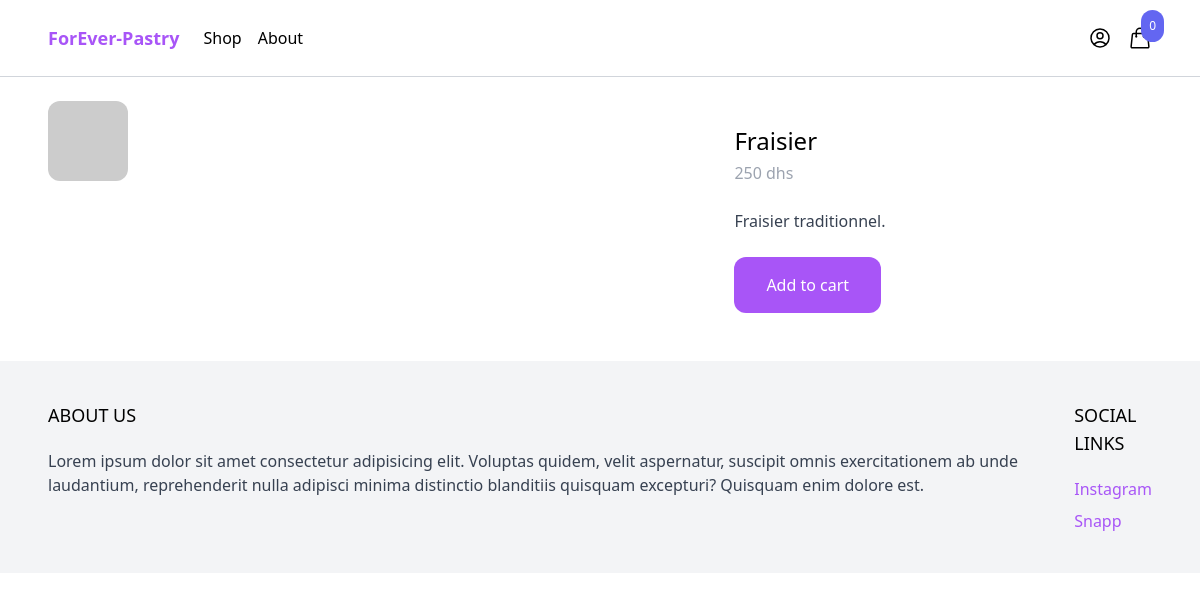
Screenshot of /shop/fraisier/ with the database file from the repository.
### product/models.py (models this page shows, shortened)
class Product(models.Model):
    category = models.ForeignKey(Category, related_name='products', on_delete=models.CASCADE)
    name = models.CharField(max_length=250)
    slug = models.SlugField()
    description = models.TextField(max_length=250, blank=True, null=True)
    price = models.IntegerField()
    created_at = models.DateTimeField(auto_now_add=True)
    image = models.ImageField(upload_to='uploads/', blank=True, null=True)
    thumbnail = models.ImageField(upload_to='uploads/', blank=True, null=True)
    class Meta:
        ordering = ('-created_at',)
    def get_display_price(self):
        return self.price

### product/views.py (the view)
# urls.py: path('shop/<slug:slug>/', product, name='product'),
def product(request, slug):
    product = get_object_or_404(Product, slug=slug)
    return render(request, 'product/product.html', {'product': product})

### cart/cart.py (called while the page is built)
    def __len__(self):
        return sum(item['quantity'] for item in self.cart.values())

### cart/context_processors.py (called while the page is built)
def cart(request):
    return {'cart': Cart(request)}

### product/templates/product/product.html (shortened to what this page needs)
{% extends 'core/base.html' %}
{% block content %}
    <div class="max-w-6xl mx-auto flex flex-wrap py-6 px-6 xl:px-0">
        <div class="images w-full mb-6 lg:mb-0 lg:w-3/5">
            <img
                class="rounded-xl"
                src="{% if product.image %}{{ product.image.url }} {% else %}https://via.placeholder.com/240x240x.jpg {% endif %}"
            >
        </div>
        <div class="information w-full lg:w-2/5 lg:p-6">
            <h1 class="text-2xl">{{ product.name }}</h1>
            <p class="mt-1 text-gray-400">{{ product.get_display_price }} dhs</p>
            {% if product.description %}
            <p class="mt-6 text-gray-700">{{ product.description }}</p>
            {% endif %}
            <a href="#"
                class="mt-6 inline-block px-8 py-4 rounded-xl bg-purple-500 text-white hover:bg-purple-700"
                hx-get="{% url 'add_to_cart' product.id  %}"
                hx-target="#menu-cart-button"
                hx-swap="outerHTML"
                >
                Add to cart
            </a>
        </div>
    </div>
{% endblock %}

### rows the page displays
Product: name "Fraisier", get_display_price "250", description "Fraisier traditionnel."

### other values shown
{{ cart|length }} "0"
